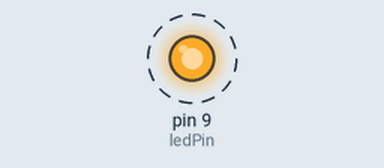
Simulated run of this sketch. Board: Arduino Uno, built with avr-gcc and run on an emulated ATmega328P. Parts: output pins drawn as LEDs (lit = HIGH). Dashed ring = blinking.

Above: at 0.5 s.
Timing chart, 0 to 3.0 s (numbered marks = the images above):
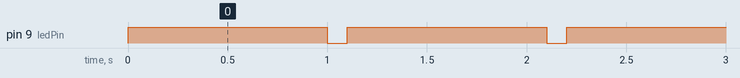

The sketch:

ardino1.ino
```cpp
// Define our pin number as a variable for easy changes later
const int ledPin = 9;

void setup() {
  // We are sending voltage OUT to the LED
  pinMode(ledPin, OUTPUT);
}

void loop() {
  digitalWrite(ledPin, HIGH);  // Turn LED ON (5V)
  delay(1000);                 // Wait 1 second (1000 ms)

  digitalWrite(ledPin, LOW);   // Turn LED OFF (0V)
  delay(100);                 // Wait 1 second

}
```

Measured:
- by itself, pin 9 (ledPin): alternates HIGH for 1.0 s and LOW for 0.10 s
